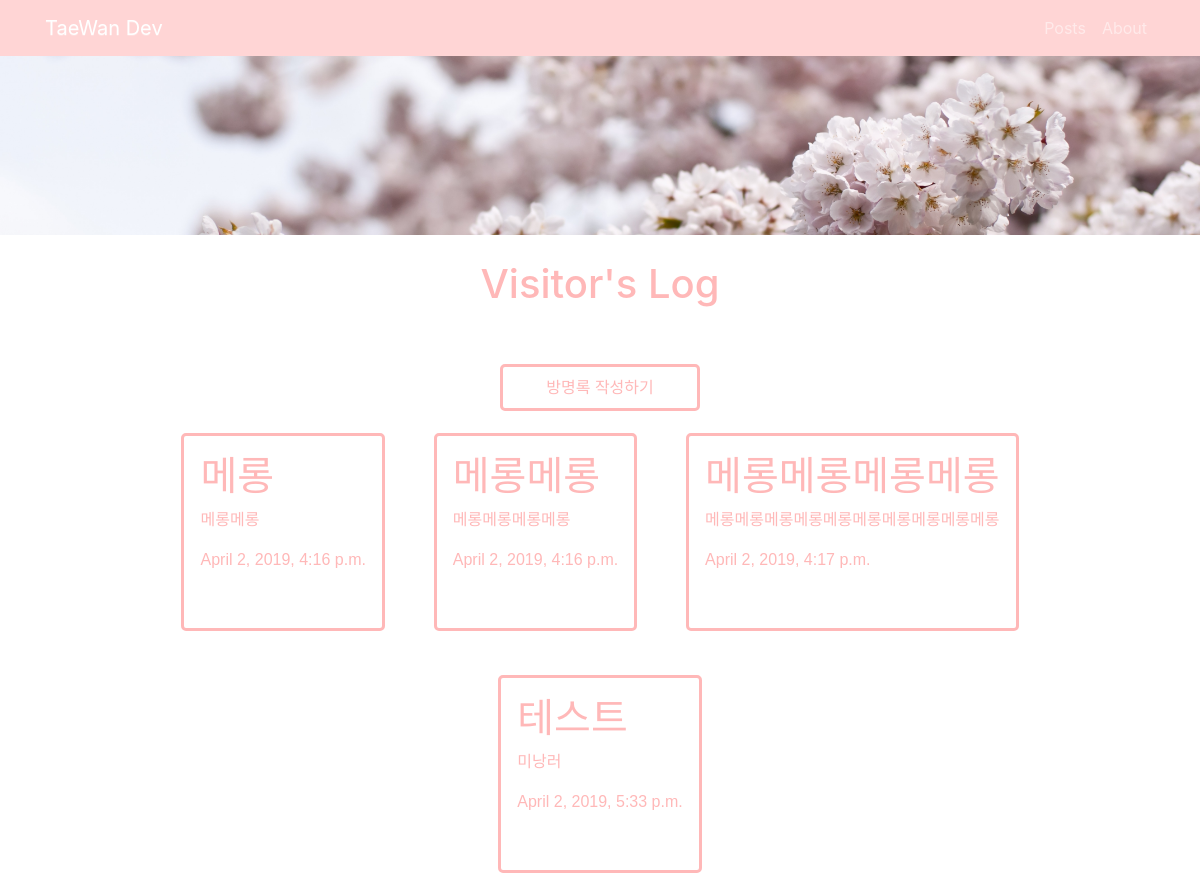
The page //home on the database as committed earlier.
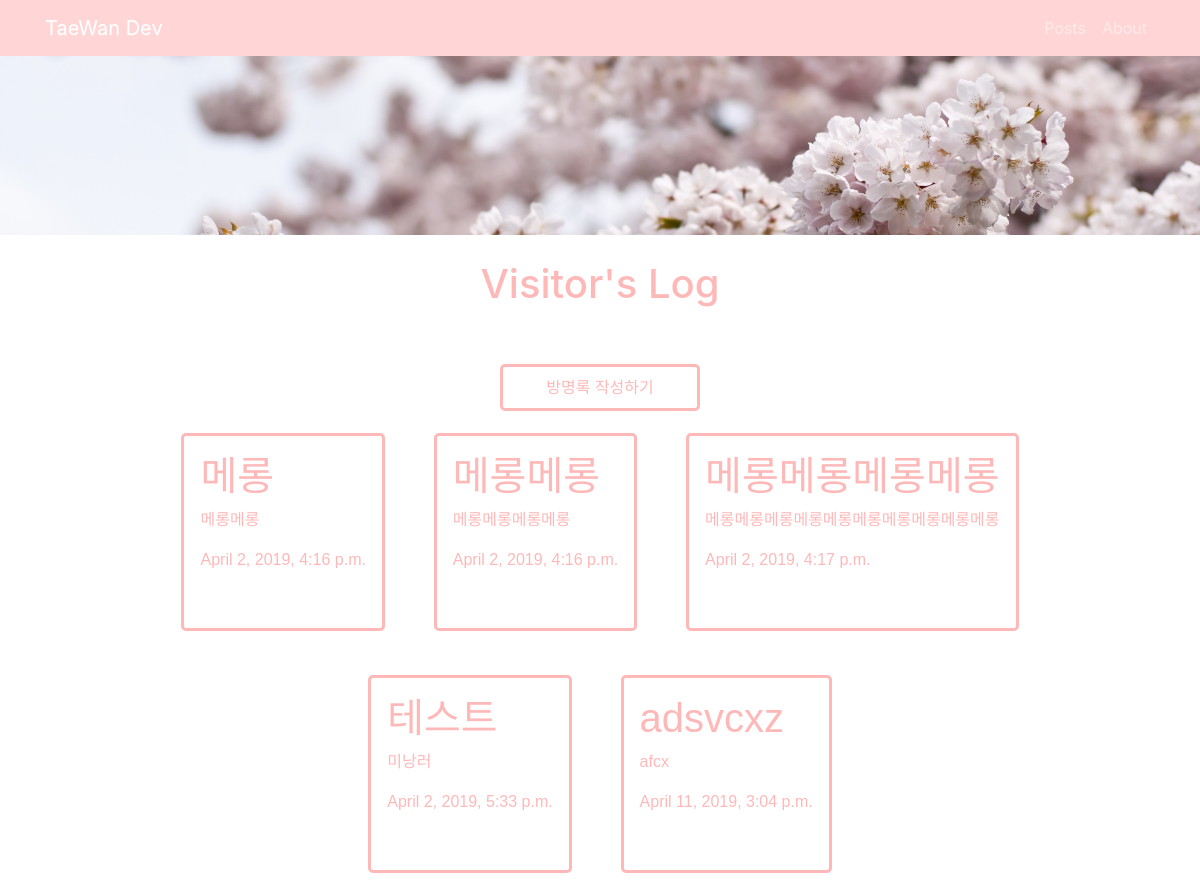
The same page on the database as committed later.
### blogweb/models.py (models this page shows, shortened)
class Post(models.Model):
    title = models.CharField(max_length=200)
    pub_date = models.DateTimeField('date published')
    body = models.TextField()

### blogweb/views.py (called while the page is built)
def post(request):
    posts = Post.objects
    return render(request, 'post.html', {'posts': posts})

### blogweb/templates/post.html (shortened to what this page needs)
{% load staticfiles %}
<!DOCTYPE html>
<html lang="en">
<head>
    <link rel="stylesheet" href="https://stackpath.bootstrapcdn.com/bootstrap/4.1.3/css/bootstrap.min.css"
>
<link rel="stylesheet" href="https://maxcdn.bootstrapcdn.com/bootstrap/3.3.2/css/bootstrap-theme.min.css">
</head>
<body>
    <nav class="navbar navbar-expand-lg navbar-dark bg-dark tw_nav">
        <div class="container">
            <a class="navbar-brand" href="{% url 'home' %}">TaeWan Dev</a>
            <div class="collapse navbar-collapse" id="navbarNavAltMarkup">
                <div class="navbar-nav ml-auto">
                    <a class="nav-item nav-link" href="{% url 'post' %}">Posts</a>
                    <a class="nav-item nav-link" href="{% url 'home' %}">About</span></a>
                </div>
            </div>
        </div>
    </nav>
    <div class="cherry_back">
    </div>
<br>
<div class="visit_con">
    <h1 class="tw_visit_header">Visitor's Log</h1>
    <br><br>
    <div class="tw_visit_btn" role="group"><a href="{% url 'new' %}" style="color:rgb(255, 184, 184)">방명록 작성하기</a></div>
    <div class="container">
            <div class="tw_post_con ">
                    {% for post in posts.all %}
                    <a href="{% url 'detail' post.id %}">
                        <div class="tw_post">
                        <h1>{{ post.title }}</h1>
                        <p>{{ post.body }}</p>
                        <p>{{ post.pub_date }}</p>
                        <br>
                        </div>
                    </a>
                    {%endfor%}
            </div>
    </div>
</div>
</body>
</html>

### blogweb/templates/post.html (style rules this page uses)
.visit_con { margin-top: 15%; }
.cherry_back { background-repeat: no-repeat; background-size: 100%; background-position: center; background-image: url('/static/IPC7mZv_6Nc1qC61-AoMhrFmQQ2c.jpg'); display: inline-block; width: 100%; height: 20%; position: absolute; }
.tw_post_con { text-align: center; }
.tw_visit_btn { width: 200px; border-color: rgb(255, 184, 184); border: solid; border-radius: 5px; color: rgb(255, 184, 184); padding: 0.7vw; margin: auto; text-align: center; }
body { background-color: white; }
.tw_post { display: inline-block; font-family: sans-serif; padding: 2vh; border: solid; border-color: rgb(255, 184, 184); border-radius: 5px; font-family: sans-serif; background-color: rgb(255, 255, 255); color: rgb(255, 184, 184); margin: 0.3vh 0.3vw 0.3vh 0.3vw; text-align: left; margin: 2%; }
.tw_nav { background-color: rgb(255, 213, 213) !important; }
.tw_visit_header { color: rgb(255, 184, 184); text-align: center; }

Rows that differ between the two databases and show on the page:
added Post: title "adsvcxz", body "afcx", pub_date "April 11, 2019, 3:04 p.m."
